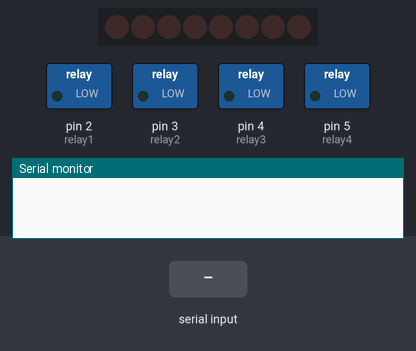
Bench run of a sketch on a simulated Arduino Uno, built with avr-gcc and run on an emulated ATmega328P. On the bench: 8 shift-register outputs drawn as a row of LEDs (first output left, lit = HIGH), switched loads named in the sketch (green lamp = pin HIGH), the last lines printed to the serial monitor. Wiring (inferred from the names in the program): shift register (74HC595): data pin 8; shift clock pin 9; latch pin 10. Wiring (inferred from the signals the program sends): row of LEDs: on Q0, Q1, Q2, Q3, Q4, Q5, Q6, Q7. The test bench sets the inputs (shaded band). Pins used as bus, display or sensor lines are not drawn.

Above: at 1.2 s.
1.3 s: "1" received over Serial
At 2.9 s:
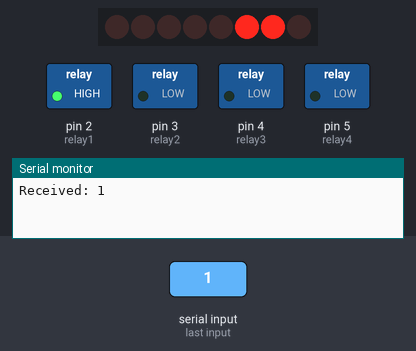
3.5 s: "3" received over Serial
At 5.8 s:
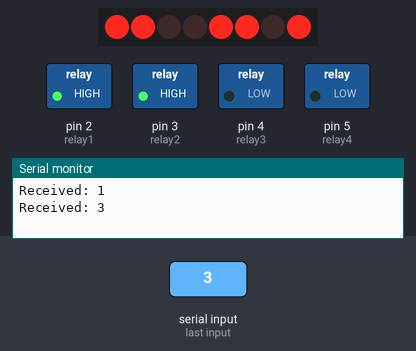
6.5 s: "5" received over Serial
At 8.7 s:
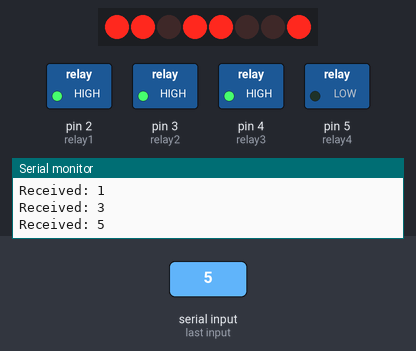
9.5 s: "7" received over Serial
At 12.4 s:
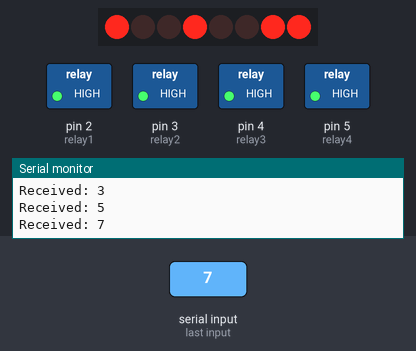
12.5 s: "2" received over Serial
At 13.7 s:
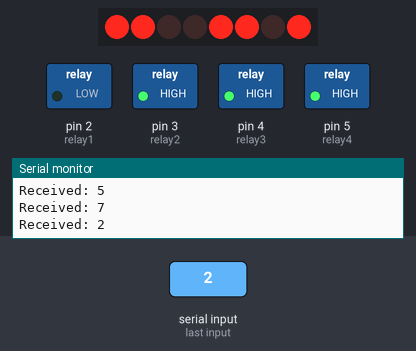
15.5 s: "4" received over Serial
At 16.8 s:
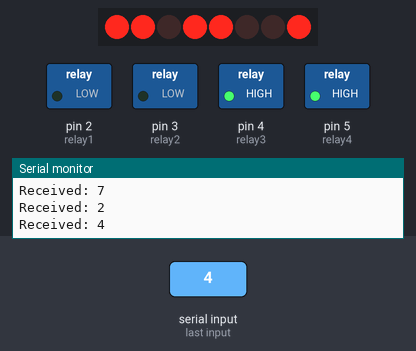
Timing chart, 0 to 19.5 s (numbered marks = the images above; inputs shaded):
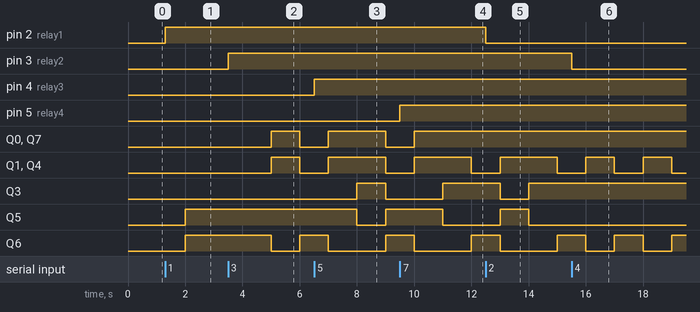

Measured:
- after the input at 1.3 s, pin 2 (relay1): LOW → HIGH at once; Q5, Q6: LOW → HIGH after 0.70 s
- after the input at 3.5 s, pin 3 (relay2): LOW → HIGH at once; Q0, Q1, Q4, Q7: LOW → HIGH after 1.5 s, → LOW 1.0 s later; Q6: HIGH → LOW after 1.5 s, → HIGH 1.0 s later
- after the input at 6.5 s, pin 4 (relay3): LOW → HIGH at once
- after the input at 9.5 s, pin 5 (relay4): LOW → HIGH at once
- after the input at 12.5 s, pin 2 (relay1): HIGH → LOW at once
- after the input at 15.5 s, pin 3 (relay2): HIGH → LOW at once

The sketch:

blutooth.ino
```cpp
// Pin definitions for the relay module
const int relay1 = 2;
const int relay2 = 3;
const int relay3 = 4;
const int relay4 = 5;

// 74HC595 pins
#define DATA_PIN 8    // DS
#define CLOCK_PIN 9   // SH_CP
#define LATCH_PIN 10  // ST_CP

// Bit pattern for numbers on a seven-segment display (common cathode)
#define DIGIT_1 B00000110
#define DIGIT_2 B11001101
#define DIGIT_3 B11011001
#define DIGIT_4 B10010011

#define DIGIT_OFF B00000000 // All segments off

unsigned long lastUpdate = 0;  // Variable to store the last time the display was updated
const unsigned long interval = 1000; // Interval for updating the display (1 second)
byte activeRelays[4] = {0, 0, 0, 0}; // Array to keep track of active relays
int activeRelayCount = 0; // Count of active relays
int currentRelayIndex = 0; // Index of the current relay being displayed

void setup() {
  // Initialize serial communication for the Serial Monitor
  Serial.begin(9600);

  // Set pins as outputs
  pinMode(DATA_PIN, OUTPUT);
  pinMode(CLOCK_PIN, OUTPUT);
  pinMode(LATCH_PIN, OUTPUT);

  // Initialize relay pins as outputs
  pinMode(relay1, OUTPUT);
  pinMode(relay2, OUTPUT);
  pinMode(relay3, OUTPUT);
  pinMode(relay4, OUTPUT);

  // Start with all relays off
  digitalWrite(relay1, LOW);
  digitalWrite(relay2, LOW);
  digitalWrite(relay3, LOW);
  digitalWrite(relay4, LOW);

  // Display initial digit on the seven-segment display
  displayDigit(DIGIT_OFF);
}

void loop() {
  // Check if there is any data available on the serial port
  if (Serial.available()) {
    // Read the incoming byte
    char command = Serial.read();

    // Print the received command to the Serial Monitor
    Serial.print("Received: ");
    Serial.println(command);

    // Process the command
    switch (command) {
      case '1': // Turn on Relay 1
        digitalWrite(relay1, HIGH);
        break;
      case '2': // Turn off Relay 1
        digitalWrite(relay1, LOW);
        break;
      case '3': // Turn on Relay 2
        digitalWrite(relay2, HIGH);
        break;
      case '4': // Turn off Relay 2
        digitalWrite(relay2, LOW);
        break;
      case '5': // Turn on Relay 3
        digitalWrite(relay3, HIGH);
        break;
      case '6': // Turn off Relay 3
        digitalWrite(relay3, LOW);
        break;
      case '7': // Turn on Relay 4
        digitalWrite(relay4, HIGH);
        break;
      case '8': // Turn off Relay 4
        digitalWrite(relay4, LOW);
        break;
      default:
        // Unknown command
        break;
    }

    // Update the list of active relays
    updateActiveRelays();
  }

  // Update the display once every second
  if (millis() - lastUpdate >= interval) {
    lastUpdate = millis();
    displayNextActiveRelay();
  }
}

// Function to update the list of active relays
void updateActiveRelays() {
  activeRelayCount = 0;
  if (digitalRead(relay1) == HIGH) activeRelays[activeRelayCount++] = DIGIT_1;
  if (digitalRead(relay2) == HIGH) activeRelays[activeRelayCount++] = DIGIT_2;
  if (digitalRead(relay3) == HIGH) activeRelays[activeRelayCount++] = DIGIT_3;
  if (digitalRead(relay4) == HIGH) activeRelays[activeRelayCount++] = DIGIT_4;
}

// Function to display the next active relay
void displayNextActiveRelay() {
  if (activeRelayCount > 0) {
    displayDigit(activeRelays[currentRelayIndex]);
    currentRelayIndex = (currentRelayIndex + 1) % activeRelayCount;
  } else {
    displayDigit(DIGIT_OFF); // Turn off the display if no relays are on
  }
}

// Function to display a digit on the seven-segment display
void displayDigit(byte digitPattern) {
  // Send the bit pattern to the shift register
  digitalWrite(LATCH_PIN, LOW);
  shiftOut(DATA_PIN, CLOCK_PIN, LSBFIRST, digitPattern);
  digitalWrite(LATCH_PIN, HIGH);
}
```
